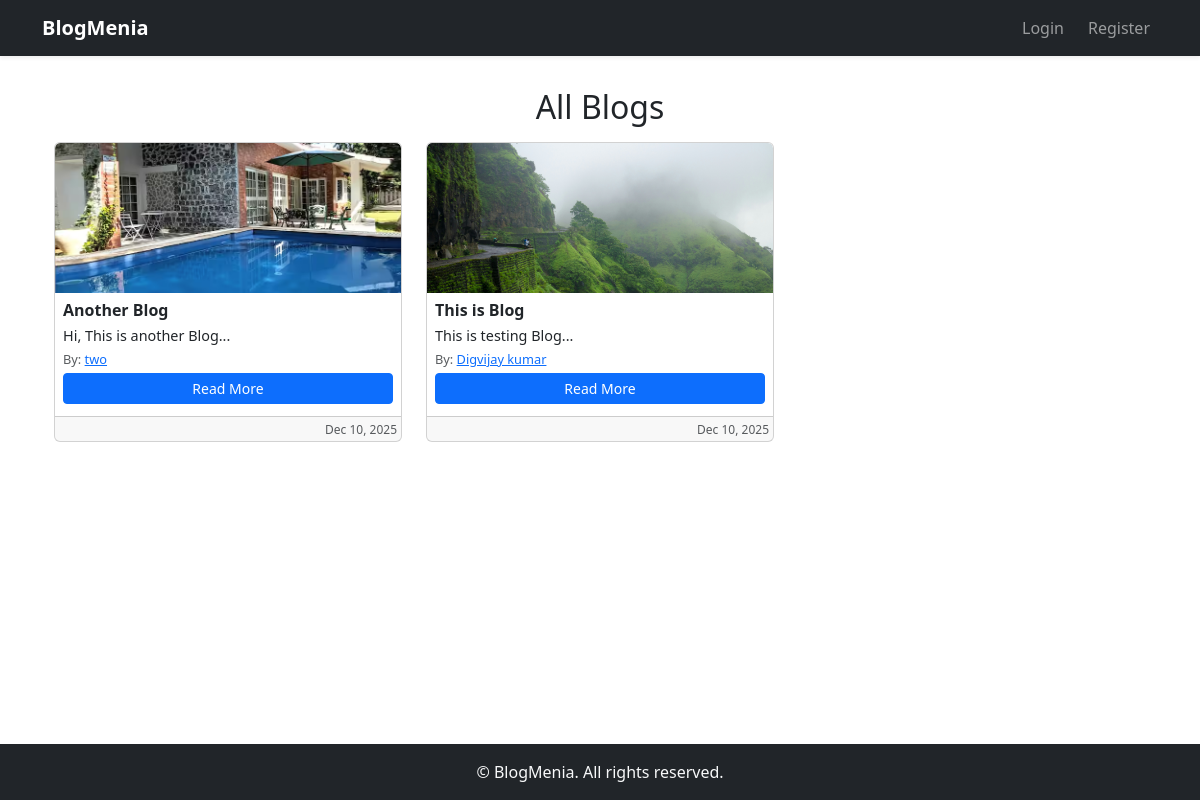
/, run on an earlier commit of the app's database.
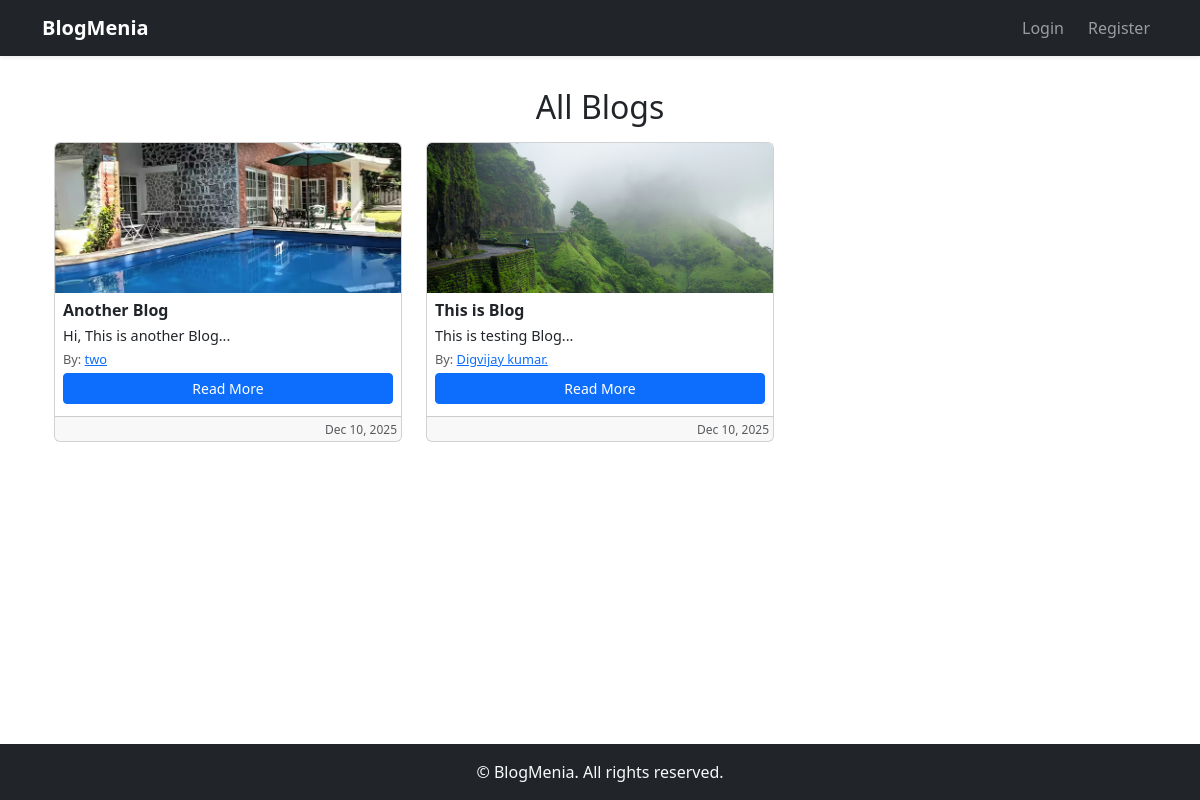
And on a later commit of the database.
### blog/models.py (models this page shows, shortened)
class Blog(models.Model):
    CATEGORY_CHOICES = [
        ('others', 'Others'),
        ('life', "Life"),
        ('food', "Food"),
        ('fashions', 'Fashions'),
        ('travel', 'Travel'),
        ('bollywood', 'Bollywood'),
        ('cricket', 'Cricket'),
        ('others', 'Others'),
    ]
    user = models.ForeignKey(settings.AUTH_USER_MODEL, on_delete=models.CASCADE)
    title = models.CharField(max_length=200)
    content = models.TextField(max_length=5000)
    category = models.CharField(max_length=50, choices=CATEGORY_CHOICES, default='others')
    image = models.ImageField(upload_to='blog_images/')
    createdAt = models.DateTimeField(auto_now_add=True)

### users/models.py (models this page shows, shortened)
class CustomUser(AbstractUser):
    fullName = models.CharField(max_length=150)
    email = models.EmailField(unique=True)
    USERNAME_FIELD = 'email'
    REQUIRED_FIELDS=['username', 'fullName']

### blog/views.py (the view)
# urls.py: 2. Add a URL to urlpatterns:  path('', views.home, name='home')
def home(request):
    blogs = Blog.objects.all().order_by('-createdAt')
    return render(request, 'home.html', {'blogs': blogs})

### templates/home.html (shortened to what this page needs)
{% extends "layout.html" %}
{% block content %}
<div class="container my-4">
    <h2 class="mb-3 text-center">All Blogs</h2>
    <div class="row">
        {% for blog in blogs %}
        <div class="col-md-6 col-lg-4 mb-3">
            <div class="card h-100" style="max-height: 300px; overflow: hidden;">
                {% if blog.image %}
                <img src="{{ blog.image.url }}" class="card-img-top img-fluid" alt="{{ blog.title }}" style="height:150px; object-fit:cover;">
                {% endif %}
                <div class="card-body d-flex flex-column p-2">
                    <h6 class="card-title fw-semibold mb-1">{{ blog.title|slice:"200" }}</h6>
                    <p class="card-text mb-1" style="font-size:0.9rem;">{{ blog.content|slice:":100" }}...</p>
                    <p class="text-muted mb-1" style="font-size:0.8rem;">
                        By: <a href="{% url 'profile_other' blog.user.id %}">{{ blog.user.fullName }}</a>
                    </p>
                    <a href="/blog/{{ blog.id }}/" class="btn btn-sm btn-primary mt-auto mb-1">Read More</a>
                </div>
                <div class="card-footer text-muted text-end p-1" style="font-size:0.75rem;">
                    {{ blog.createdAt|date:"M d, Y" }}
                </div>
            </div>
        </div>
        {% empty %}
        <p class="text-center">No blogs found.</p>
        {% endfor %}
    </div>
</div>
{% endblock %}

What changed in the data, as far as the page shows it:
changed through a linked row, Blog "This is Blog": user.fullName "Digvijay kumar" → "Digvijay kumar."
